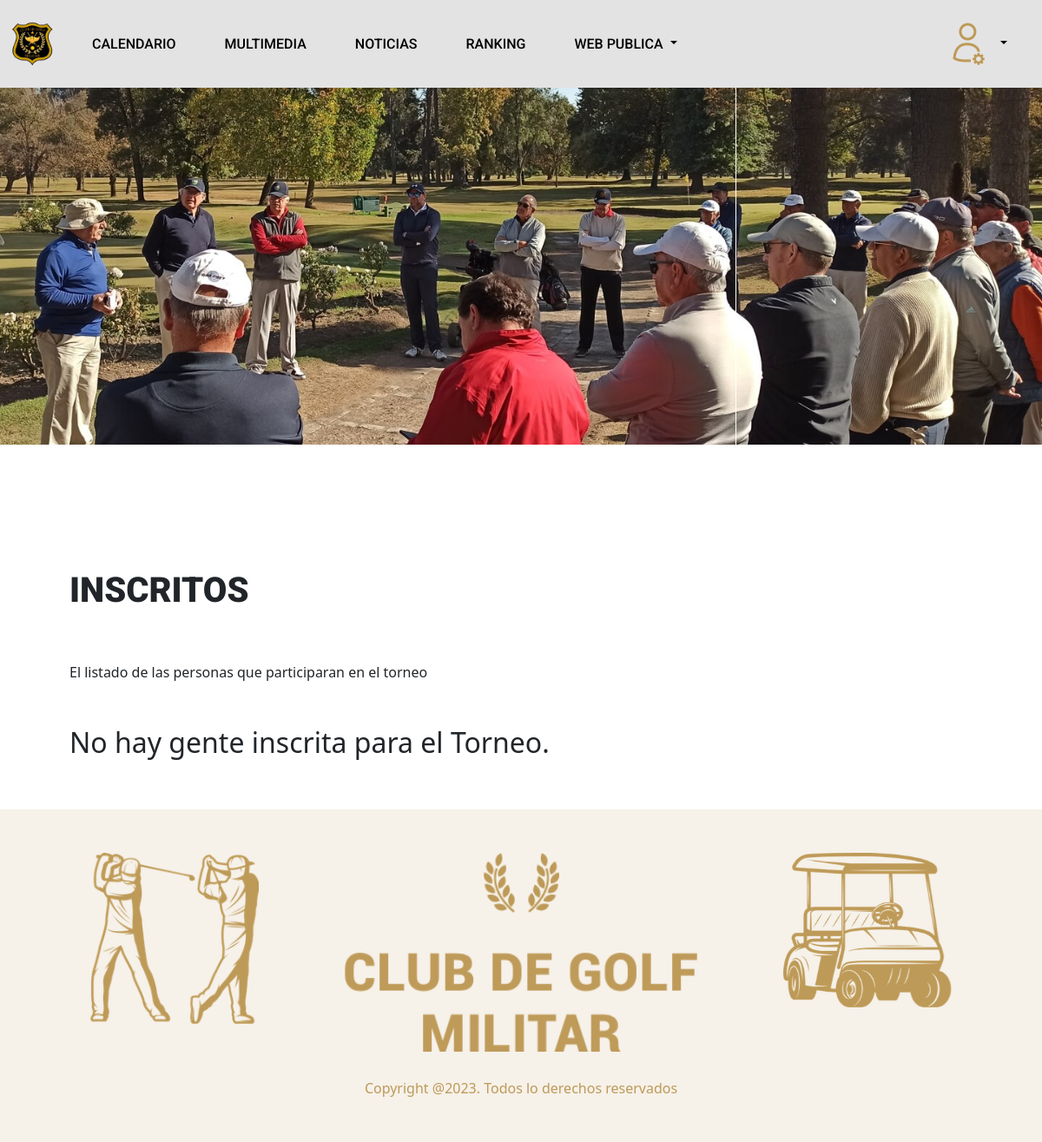
The page /inscritos (signed in) on the database its author committed.
### socios/models.py (models this page shows, shortened)
class Paginas_Socio(models.Model):
    id = models.UUIDField(primary_key=True, default=uuid.uuid4, editable=False)
    tipo = models.CharField(max_length=20, choices= websSocio, default="B")
    img = models.ImageField(upload_to="Paginas_Socio/")
    titulo = models.CharField(max_length=200, blank=True, null=True)
    contenido = models.TextField(blank=True, null=True)
    file = models.FileField(upload_to="Paginas_Socio/files/", max_length=254, blank=True)
    tituloPestana = models.CharField(max_length=200, blank=True, null=True)
    class Meta:
        verbose_name = "Paginas_Socio"
        verbose_name_plural = "Paginas_Socios"
        ordering = ["titulo"]

### socios/views.py (the view)
# urls.py: path('inscritos', inscritos.as_view(), name= 'inscritos'),
class inscritos(AutentificadoMixin, TemplateView):
    template_name = "socio/views/inscritos.html"
    def get_context_data(self, **kwargs):
        contexto = super().get_context_data(**kwargs)
        contexto["nameWeb"] = nameWeb
        contexto['rol'] = self.request.user.perfil
        dato = Paginas_Socio.objects.get(tipo ="Ins")
        contexto['value']  = dato
        contexto["title"] = dato.tituloPestana
        torneoid = self.request.COOKIES.get('torneoId')
        listado = Solicitud.objects.filter(torneo__id=torneoid).order_by('usuario__apellido_paterno')
        paginator = Paginator(listado,10)
        page = self.request.GET.get('page')
        contexto['datos']= paginator.get_page(page)
        elClubMenu = ElClub.objects.order_by('order')
        contexto['elClub'] = list(elClubMenu.values('archivo', 'titulo'))
        return contexto

### socios/mixins.py (called while the page is built)
    def dispatch(self, request, *args, **kwargs):
        if request.user.is_authenticated:
            return super().dispatch(request, *args, **kwargs)
        else:
            return redirect('login')

### socios/templates/socio/views/inscritos.html (shortened to what this page needs)
{% extends "web/root/origin.html" %}
{% load static %}
{% static "" as baseUrl %}
{% block header %}
      {% include "socio/header/header_socios.html" %}
{% endblock %}
{% block body %}
  {% include "socio/banner/banner_general.html" %}
 {% include "web/front/front.html" %}
{%if datos %}
  <div class="container marketing" id="links">
    <div class="row table-responsive" >
        <table class="table table-striped ">
          <thead>
            <tr>
              <th scope="col">Apellido Paterno</th>
              <th scope="col">Apellido Materno</th>
              <th scope="col">Primer Nombre</th>
              <th scope="col">Segundo Nombre</th>
            </tr>
          </thead>
          <tbody>
          {% for t in datos %}
            <tr>
              <td>{{ t.usuario.apellido_paterno  | upper   }}</td>
              <td>{{ t.usuario.apellido_materno  | upper   }}</td>
              <td>{{ t.usuario.primer_nombre | upper  }}</td>
              <td>{{ t.usuario.segundo_nombre | upper  }}</td>
            <tr>
           {% endfor%}
          </tbody>
        </table>
    </div>
  </div>
  <div class="container marketing">
    <div class="row">
      <div class="col align-self-end">
        {% if datos %}
        <nav class="navigation pagination" role="navigation">
              <div class="nav-links">
              {% if datos.has_previous %}
                  <a class="prev page-numbers" href="?page={{ datos.previous_page_number }}{% if request.GET.buscar %}&buscar={{ request.GET.buscar}}{% endif %}">
                    <i class="fa fa-chevron-left"></i>
                   </a>
                  {% if datos.previous_page_number != 1%}
                    <a class="page-numbers" href="?page=1{% if request.GET.buscar %}&buscar={{ request.GET.buscar}}{% endif %}" class="btn btn-white">
                        <span class="meta-nav screen-reader-text">Page </span>
                        1
                    </a>
                {% endif %}
                    {% if  down  %}
                    <a class="page-numbers disable" >
                      ...
                  </a>
                  {% endif %}
                  <a class="prev page-numbers" href="?page={{ datos.previous_page_number }}{% if request.GET.buscar %}&buscar={{ request.GET.buscar}}{% endif %}">
                    {{ datos.previous_page_number }}
                   </a>
              {% endif %}
                <span class="page-numbers current">
                    {{ datos.number }}
                </span>
               {% if datos.has_next %}
                <a class="next page-numbers" href="?page={{ datos.next_page_number }}{% if request.GET.buscar %}&buscar={{ request.GET.buscar}}{% endif %}">
                    {{ datos.next_page_number }}
                </a>
                {% if  up  %}
                  <a class="page-numbers disable" >
                    ...
                </a>
                {% endif %}
                {% if datos.next_page_number != datos.paginator.num_pages %}
                <a class="prev page-numbers" href="?page={{ datos.paginator.num_pages  }}{% if request.GET.buscar %}&buscar={{ request.GET.buscar}}{% endif %}">
                  {{ datos.paginator.num_pages  }}
                 </a>
                {% endif %}
                <a class="prev page-numbers" href="?page={{ datos.next_page_number }}{% if request.GET.buscar %}&buscar={{ request.GET.buscar}}{% endif %}" >
                  <i class="fa fa-chevron-right"></i>
                 </a>
                {% endif %}
            </div>
        </nav>
        {% endif %}
      </div>
    </div>
  </div>
{%else%}
  <div class="container" style="padding-top:0px">
    <div class="row">
      <div class="col-lg-12">
        <h2>No hay gente inscrita para el Torneo.</h2>
      </div>
    </div>
  </div>
{%endif%}
{% endblock %}

### socios/templates/socio/banner/banner_general.html
{% load static %} {% static "" as baseUrl %}
<div id="myCarousel" class="carousel slide mb-6" data-bs-ride="carousel">
 <div class="carousel-inner">
    <div class="carousel-item active">
      <img src="/media/{{ value.img}}" />
    </div>
  </div>
</div>

### web/templates/web/front/front.html (shortened to what this page needs)
{% load static %} {% static "" as baseUrl %}
<div class="container marketing" id="links">
    <div class="row">
      <div class="col-lg-12 context">
        <h1> {{ value.titulo  | upper }}</h1>
        <p>{{ value.contenido|safe }}</p>
      </div>
    </div>
</div>

### web/static/web/css/style.css (style rules this page uses)
.context p , h1 { text-align: justify; padding-left:0px !important; }

### web/static/web/css/carousel.css (style rules this page uses)
body { padding-top: 0px; color: rgb(var(--bs-tertiary-color-rgb)); background-color: #ffffff; }
.carousel { margin-bottom: 4rem; }
.carousel-item { height: 32rem; }

### web/static/web/css/sticky-footer-navbar.css (style rules this page uses)
.container ,.containerFooter { padding: 50px; }

### web/static/web/css/links.css (style rules this page uses)
.marketing h1 { padding:30px; padding-bottom: 50px; font-family: 'Roboto'; font-weight: 900; font-style: normal; }
.carousel-item img { width: 100%; }
.context h1 , p { text-align: justify }

### web/static/web/css/cuota.css (style rules this page uses)
p { margin: 0px; }

### rows shown on the page
Paginas_Socio: img (picture), titulo "INSCRITOS", contenido "El listado de las personas que participaran en el torneo"
